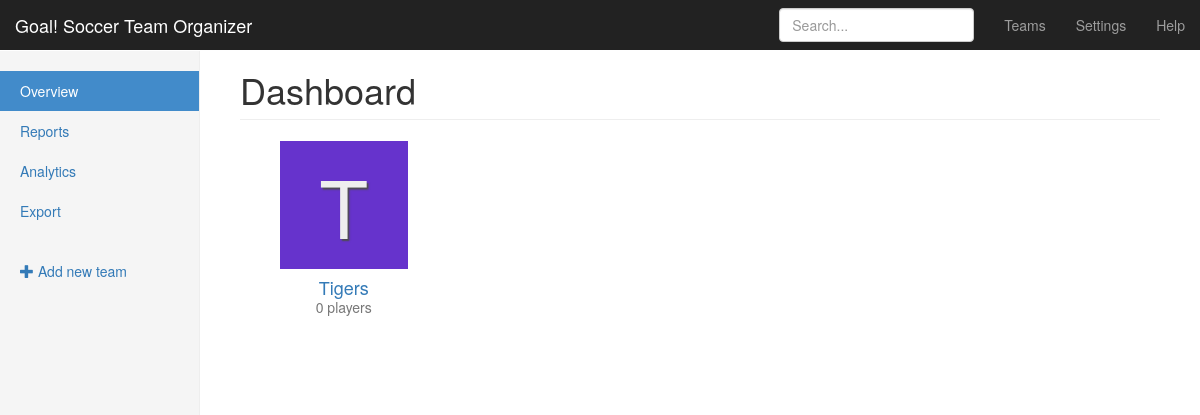
Page /teams/ on the earlier database version.
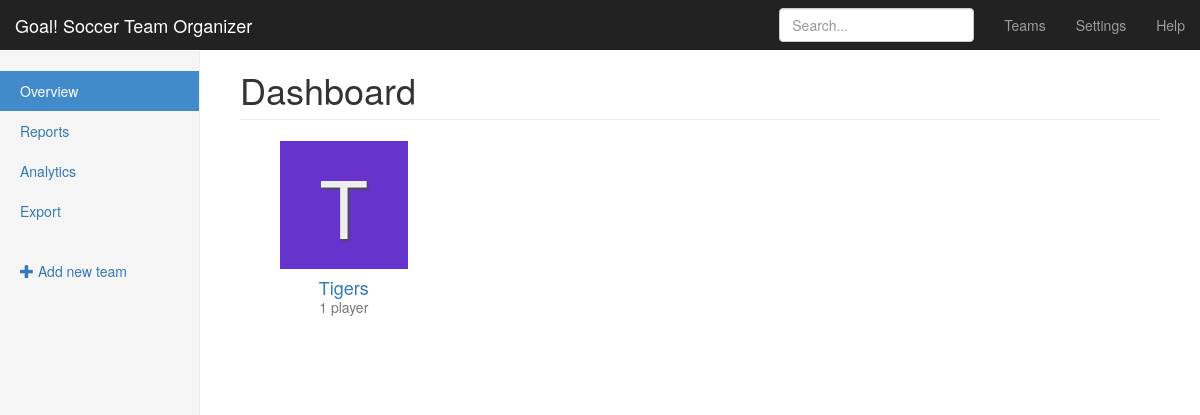
Same page on the later database version.
### teams/models.py (models this page shows, shortened)
class Team(models.Model):
    name = models.CharField(max_length=255)
    coach = models.ForeignKey(User, related_name='teams')
    practice_location = models.CharField(max_length=255)

### teams/views.py (the view)
def team_list(request):
    teams = models.Team.objects.all()
    return render(request, 'teams/team_list.html', {'teams': teams})

### teams/templatetags/team_tags.py (called while the page is built)
@register.inclusion_tag('teams/_team.html')
def team_avatar(team):
    return {'team': team, 'num': random.randint(0, 215)}

### teams/templates/teams/team_list.html
{% extends "teams/_layout.html" %}
{% load static from staticfiles %}
{% load team_tags %}
{% block css %}
<link rel="stylesheet" href="{% static 'css/icons.css' %}">
{% endblock %}
{% block body_content %}
<h1 class="page-header">Dashboard</h1>
<div class="row placeholders">
	{% for team in teams %}
		{% team_avatar team %}
	{% endfor %}
</div>
{% endblock %}

### teams/templates/teams/_team.html
<div class="col-xs-6 col-sm-3 placeholder">
	<a href="{% url 'teams:detail' team.pk %}">
		<i class="avatar avatar-lg avatar-color-{{ num }} avatar-letter-{{ team.name.0|lower }} rounded"></i>
		<h4>{{ team.name }}</h4>
		<span class="text-muted">{{ team.players.count }} player{{ team.players.count|pluralize }}</span>
	</a>
</div>

Differences in the rows shown:
changed Team "Tigers": players.count "0" → "1"
